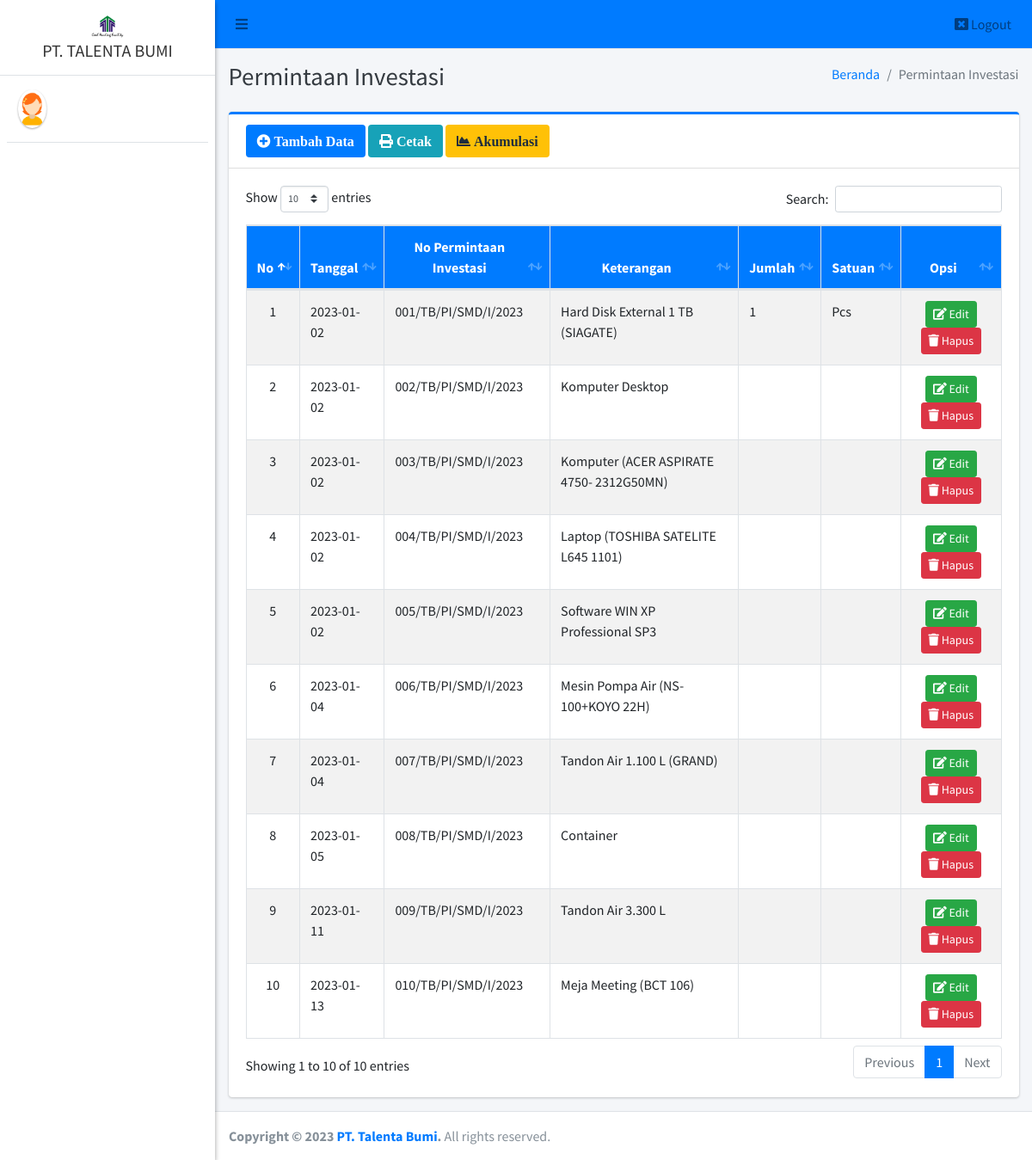
The page /admin/pi/index.php on the database as committed earlier.
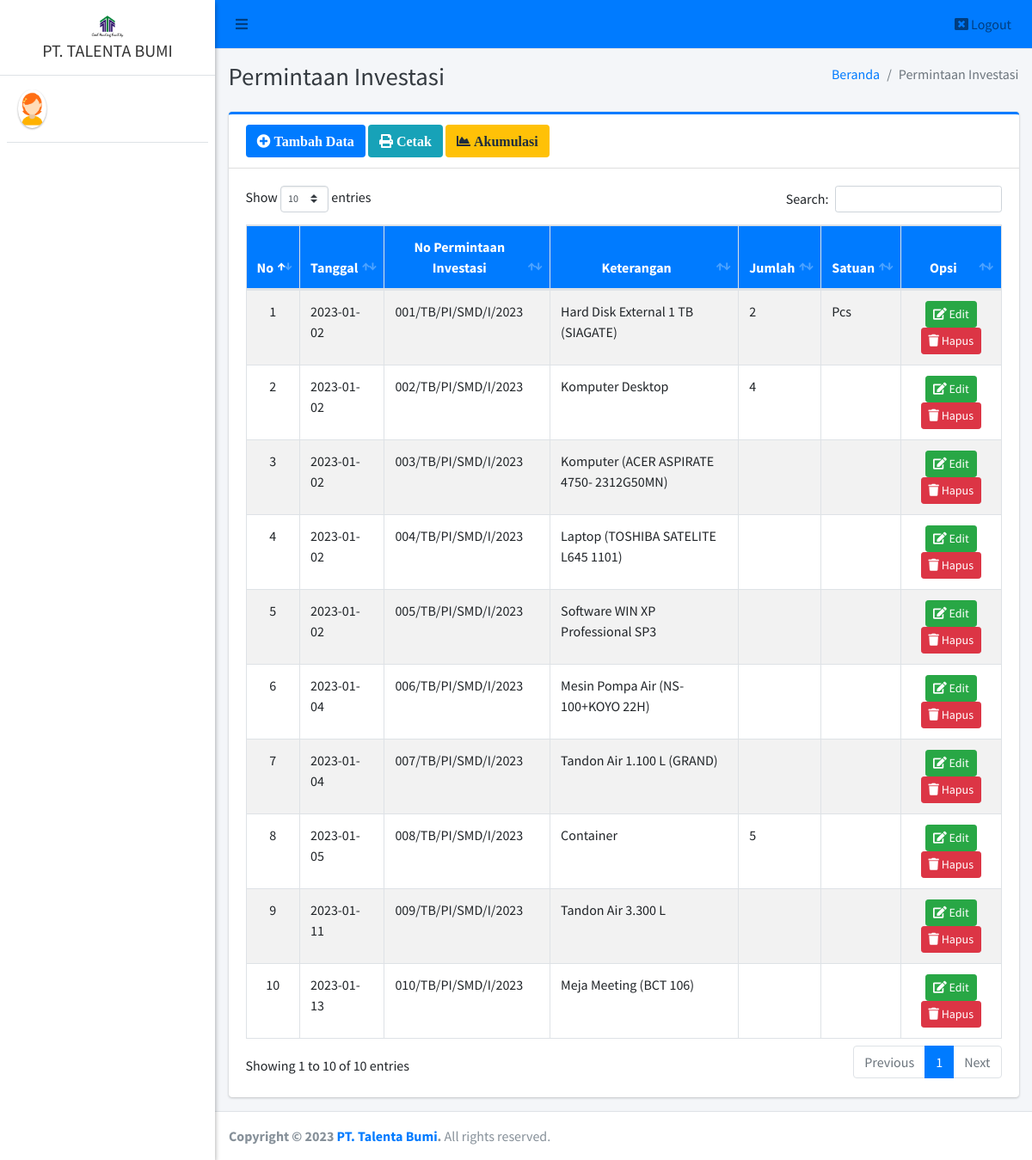
The same page on the database as committed later.
### tables this page shows
CREATE TABLE `pi` (
  `id_pi` int(11) NOT NULL,
  `tanggal_permintaan` date NOT NULL,
  `no_pi` varchar(40) NOT NULL,
  `keterangan` text NOT NULL,
  `jumlah` varchar(20) NOT NULL,
  `satuan` varchar(20) NOT NULL
);

### config/config.php (called while the page is built, shortened)
<?php
function base_url($url = null)
{
	$base_url = "http://localhost:8888/talentabumi";
	if ($url != null) {
		return $base_url . "/" . $url;
	} else {
		return $base_url;
	}
}

### admin/pi/index.php (the view, shortened to what this page needs)
<?php
require '../../config/config.php';
require '../../config/koneksi.php';
?>
<!DOCTYPE html>
<html>
<?php
include '../../templates/head.php';
?>
<body class="hold-transition sidebar-mini layout-fixed">
    <div class="wrapper">
        <?php
        include '../../templates/navbar.php';
        ?>
        <?php
        include '../../templates/sidebar.php';
        ?>
        <div class="content-wrapper">
            <div class="content-header">
                <div class="container-fluid">
                    <div class="row mb-2">
                        <div class="col-sm-6">
                            <h1 class="m-0 text-dark">Permintaan Investasi</h1>
                        </div>
                        <div class="col-sm-6">
                            <ol class="breadcrumb float-sm-right">
                                <li class="breadcrumb-item"><a href="#">Beranda</a></li>
                                <li class="breadcrumb-item active">Permintaan Investasi</li>
                            </ol>
                        </div>
                    </div>
                </div>
            </div>
            <section class="content">
                <div class="container-fluid">
                    <div class="row">
                        <div class="col-12">
                            <div class="card card-primary card-outline">
                                <div class="card-header">
                                    <a href="tambah" class="btn bg-primary"><i class="fa fa-plus-circle"> Tambah Data</i></a>
                                    <a ref="#" data-toggle="modal" data-target="#pi" class="btn bg-info"><i class="fa fa-print"> Cetak</i></a>
                                    <a href="akumulasi" target="blank" class="btn bg-warning"><i class="fa fa-chart-area"> Akumulasi</i></a>
                                </div>
                                <div class="card-body">
                                    <div class="table-responsive">
                                        <table id="example1" class="table table-bordered table-striped">
                                            <thead class="bg-primary">
                                                <tr align="center">
                                                    <th>No</th>
                                                    <th>Tanggal</th>
                                                    <th>No Permintaan Investasi</th>
                                                    <th>Keterangan</th>
                                                    <th>Jumlah</th>
                                                    <th>Satuan</th>
                                                    <th>Opsi</th>
                                                </tr>
                                            </thead>
                                            <tbody style="background-color: white">
                                                <?php
                                                $no = 1;
                                                $data = $koneksi->query("SELECT * FROM pi ORDER BY id_pi ASC");
                                                while ($row = $data->fetch_array()) {
                                                ?>
                                                    <tr>
                                                        <td align="center"><?= $no++ ?></td>
                                                        <td><?= $row['tanggal_permintaan'] ?></td>
                                                        <td><?= $row['no_pi'] ?></td>
                                                        <td><?= $row['keterangan'] ?></td>
                                                        <td><?= $row['jumlah'] ?></td>
                                                        <td><?= $row['satuan'] ?></td>
                                                        <td align="center">
                                                            <a href="edit?id=<?= $row['id_pi'] ?>" class="btn btn-success btn-sm" title="Edit"><i class="fa fa-edit"></i> Edit</a>
                                                            <a href="hapus?id=<?= $row['id_pi'] ?>" class="btn btn-danger btn-sm alert-hapus" title="Hapus"><i class="fa fa-trash"></i> Hapus</a>
                                                        </td>
                                                    </tr>
                                                <?php } ?>
                                            </tbody>
                                        </table>
                                    </div>
                                </div>
                            </div>
                        </div>
                    </div>
                </div>
            </section>
        </div>
        <?php include_once "../../templates/footer.php"; ?>
    </div>
</body>
</html>

### templates/head.php (shortened to what this page needs)
<head>
  <link rel="stylesheet" href="<?= base_url() ?>/assets/plugins/fontawesome-free/css/all.min.css">
  <link rel="stylesheet" href="https://code.ionicframework.com/ionicons/2.0.1/css/ionicons.min.css">
  <link rel="stylesheet" href="<?= base_url() ?>/assets/plugins/datatables-bs4/css/dataTables.bootstrap4.css">
  <link rel="stylesheet" href="<?= base_url() ?>/assets/plugins/ekko-lightbox/ekko-lightbox.css">
  <link rel="stylesheet" href="<?= base_url() ?>/assets/plugins/bootstrap-fileupload/bootstrap-fileupload.min.css">
  <link rel="stylesheet" href="<?= base_url() ?>/assets/plugins/tempusdominus-bootstrap-4/css/tempusdominus-bootstrap-4.min.css">
  <link rel="stylesheet" href="<?= base_url() ?>/assets/plugins/select2/css/select2.min.css">
  <link rel="stylesheet" href="<?= base_url() ?>/assets/plugins/select2-bootstrap4-theme/select2-bootstrap4.min.css">
  <link rel="stylesheet" href="<?= base_url() ?>/assets/plugins/icheck-bootstrap/icheck-bootstrap.min.css">
  <link rel="stylesheet" href="<?= base_url() ?>/assets/plugins/jqvmap/jqvmap.min.css">
  <link rel="stylesheet" href="<?= base_url() ?>/assets/dist/css/adminlte.min.css">
  <link rel="stylesheet" href="<?= base_url() ?>/assets/plugins/overlayScrollbars/css/OverlayScrollbars.min.css">
  <link rel="stylesheet" href="<?= base_url() ?>/assets/plugins/daterangepicker/daterangepicker.css">
  <link rel="stylesheet" href="<?= base_url() ?>/assets/plugins/summernote/summernote-bs4.css">
  <link rel="stylesheet" href="<?= base_url() ?>/assets/plugins/bootstrap-fileupload/bootstrap-fileupload.min.css">
  <link rel="stylesheet" href="<?= base_url() ?>/assets/alert/sweetalert.css">
</head>

### templates/navbar.php
<nav class="main-header navbar navbar-expand navbar-blue navbar-light">
  <ul class="navbar-nav">
    <li class="nav-item">
      <a class="nav-link" data-widget="pushmenu" href="#"><i class="fas fa-bars"></i></a>
    </li>
  </ul>
  <ul class="navbar-nav ml-auto">
    <li class="nav-item dropdown">
      <a class="nav-link alert-logout" href="<?= base_url('logout') ?>">
        <i class="fas fa-window-close"> </i> Logout
      </a>
    </li>
  </ul>
</nav>

### templates/sidebar.php (shortened to what this page needs)
<aside class="main-sidebar sidebar-light-green elevation-2">
  <a href="#" class="brand-link text-center">
    <img src="<?= base_url() ?>/assets/dist/img/logo.jpeg" style="width: 50px; justify-content: center; margin: auto; " alt="#" class="" style="opacity: .8"><br>
    <span class="brand-text font-weight-light"><b>PT. TALENTA BUMI</b></span>
  </a>
  <div class="sidebar">
    <div class="user-panel mt-3 pb-3 d-flex">
      <div class="image">
        <img src="<?= base_url() ?>/assets/dist/img/avatar6.png" class="img-circle elevation-1" alt="User Image">
      </div>
      <div class="info">
      </div>
    </div>
  </div>
</aside>

### templates/footer.php (shortened to what this page needs)
<footer class="main-footer">
  <strong>Copyright &copy; <?= date('Y') ?> <a href="#">PT. Talenta Bumi</a>.</strong>
  All rights reserved.
</footer>

Rows that differ between the two databases and show on the page:
changed pi "001/TB/PI/SMD/I/2023": jumlah "1" → "2"
changed pi "002/TB/PI/SMD/I/2023": jumlah (not shown) → "4"
changed pi "008/TB/PI/SMD/I/2023": jumlah (not shown) → "5"
